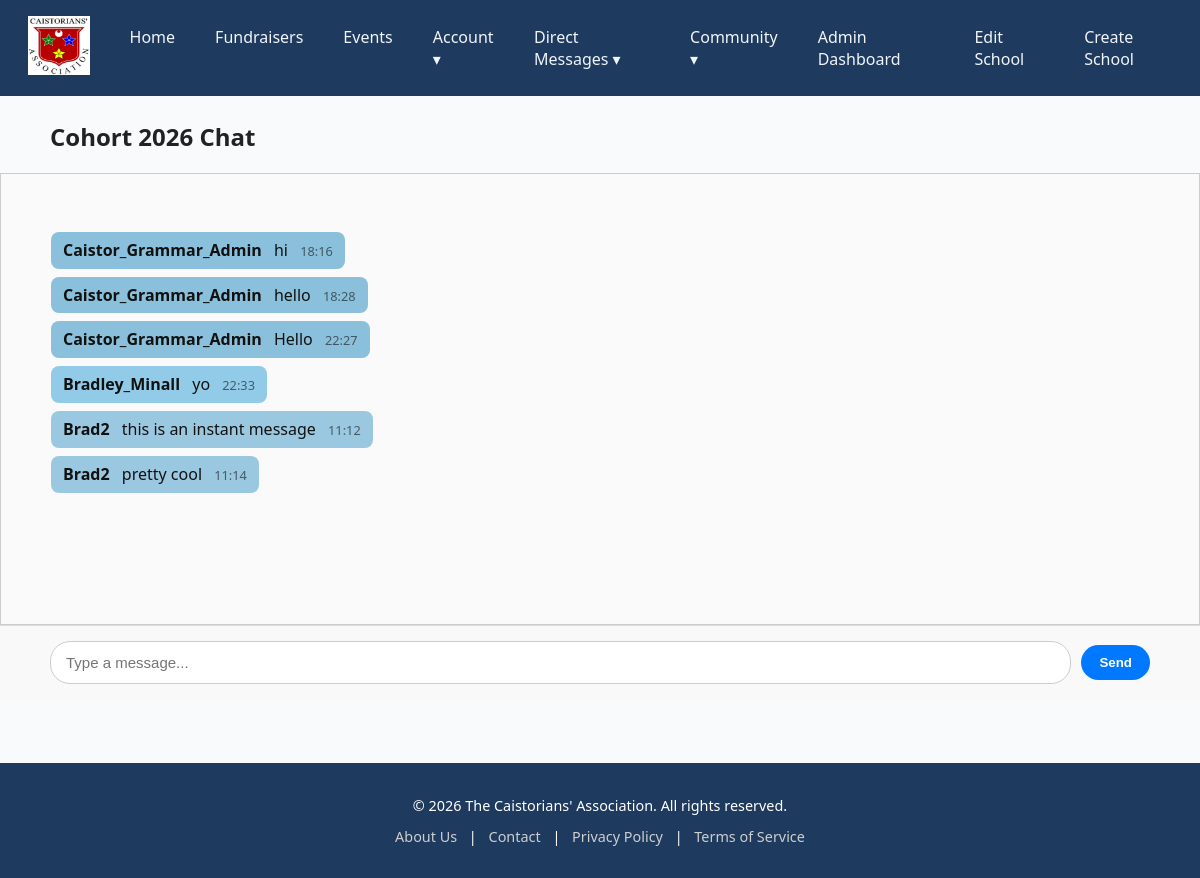
Page /chat/2026/ (signed in) on the committed database.
### chat/models.py (models this page shows, shortened)
class GroupChatRoom(models.Model):
    cohort_year = models.IntegerField(unique=True)

class GroupMessage(models.Model):
    room = models.ForeignKey(
        GroupChatRoom, on_delete=models.CASCADE, related_name='messages'
    )
    sender = models.ForeignKey(
        settings.AUTH_USER_MODEL, on_delete=models.CASCADE
    )
    text = models.TextField()
    sent_at = models.DateTimeField(auto_now_add=True)
    color = models.CharField(max_length=500, blank=True)  # store hex color
    class Meta:
        ordering = ['sent_at']

### Accounts/models.py (models this page shows, shortened)
class User(AbstractUser):
    school = models.ForeignKey(School, on_delete=models.CASCADE, related_name="users", null=True, blank=True)
    graduation_year = models.PositiveIntegerField(null=True, blank=True)
    name_while_at_school = models.CharField(max_length=100, blank=True)
    occupation = models.CharField(max_length=100, blank=True)
    bio = models.TextField(blank=True)
    linkedin_url = models.URLField(blank=True)
    profile_picture = models.ImageField(upload_to='profile_pics/', blank=True, null=True)
    is_student = models.BooleanField(default=False)

### chat/views.py (the view)
# urls.py: path('<int:cohort_year>/', views.cohort_chat_view, name='cohort_chat'),  # /chat/2025/
@login_required
def cohort_chat_view(request, cohort_year):
    room, created = GroupChatRoom.objects.get_or_create(cohort_year=cohort_year)
    messages = GroupMessage.objects.filter(room=room).select_related('sender').order_by('sent_at')[:100]
    return render(request, 'chat/cohort_chat.html', {
        'room': room,
        'messages': messages,
    })

### chat/templates/chat/cohort_chat.html (shortened to what this page needs)
{% extends "Main/base.html" %}
{% block content %}
<h2 style="padding-left: 50px;">Cohort {{ room.cohort_year }} Chat</h2>
<div id="chat-window">
    {% for msg in messages %}
        <div class="message" style="background-color: {{ msg.color }}">
            <span class="sender">{{ msg.sender.username }}</span>
            <span class="text">{{ msg.text }}</span>
            <span class="meta">{{ msg.sent_at|date:"H:i" }}</span>
        </div>
    {% endfor %}
</div>
<div style="display: flex; align-items: center; gap: 10px; padding: 15px 50px; background: #f9f9f9; border-top: 1px solid #ddd;">
  <input id="chat-input" type="text" placeholder="Type a message..."
         style="flex: 1; padding: 12px 15px; border: 1px solid #ccc; border-radius: 20px;
                font-size: 15px; outline: none; transition: 0.2s; background: white;">
  <button id="send-btn"
          style="padding: 10px 18px; background: #0078ff; color: white; border: none;
                 border-radius: 20px; font-weight: 600; cursor: pointer; transition: 0.2s;">
    Send
  </button>
</div>
{% endblock %}

### Main/static/Main/style.css (style rules this page uses)
body { display: flex; flex-direction: column; min-height: 100vh; margin: 0; padding: 0; font-family: 'Segoe UI', Arial, sans-serif; background-color: #f8fafc; color: #222; }

### chat/templates/chat/cohort_chat.html (style rules this page uses)
#chat-window { border: 1px solid #ccc; height: 350px; overflow-y: auto; padding: 50px; background: #fafafa; font-family: system-ui, -apple-system, "Segoe UI", Roboto, "Helvetica Neue", Arial; }
.message { margin: 8px 0; padding: 8px 12px; border-radius: 8px; width: fit-content; max-width: 85%; text-align: left; line-height: 1.3; color: #111; }
.sender { font-weight: 600; display: inline-block; margin-right: 8px; }
.meta { display: inline-block; opacity: 0.6; font-size: 0.8rem; margin-left: 8px; }

### rows in the picture
GroupChatRoom: cohort_year "2026"
GroupMessage: sender.username "Caistor_Grammar_Admin", text "hi", sent_at "18:16"
GroupMessage: sender.username "Caistor_Grammar_Admin", text "hello", sent_at "18:28"
GroupMessage: sender.username "Caistor_Grammar_Admin", text "Hello", sent_at "22:27"
GroupMessage: sender.username "Bradley_Minall", text "yo", sent_at "22:33"
GroupMessage: sender.username "Brad2", text "this is an instant message", sent_at "11:12"
GroupMessage: sender.username "Brad2", text "pretty cool", sent_at "11:14"

### other values in the picture
{{ year|default:2026 }} "2026"
